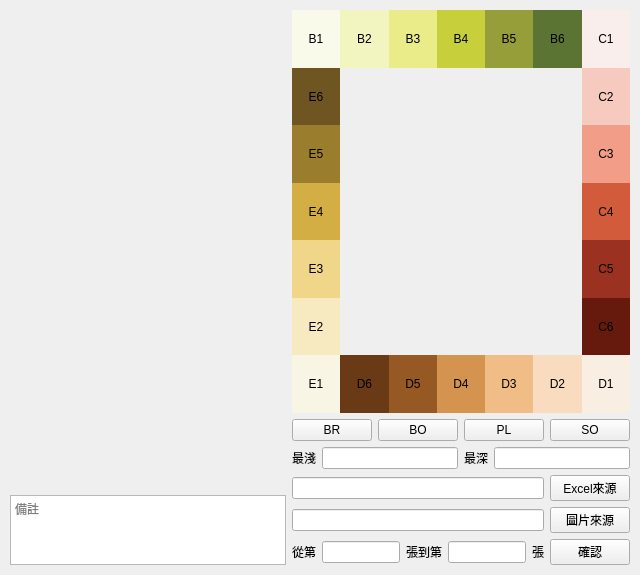
<?xml version="1.0" encoding="UTF-8"?>
<ui version="4.0">
 <class>coral_watch</class>
 <widget class="QWidget" name="coral_watch">
  <property name="geometry">
   <rect>
    <x>0</x>
    <y>0</y>
    <width>640</width>
    <height>575</height>
   </rect>
  </property>
  <property name="sizePolicy">
   <sizepolicy hsizetype="Minimum" vsizetype="Minimum">
    <horstretch>0</horstretch>
    <verstretch>0</verstretch>
   </sizepolicy>
  </property>
  <property name="minimumSize">
   <size>
    <width>640</width>
    <height>575</height>
   </size>
  </property>
  <property name="windowTitle">
   <string>Coral Watch</string>
  </property>
  <layout class="QHBoxLayout" name="horizontalLayout_3" stretch="1,1">
   <property name="leftMargin">
    <number>10</number>
   </property>
   <property name="topMargin">
    <number>10</number>
   </property>
   <property name="rightMargin">
    <number>10</number>
   </property>
   <property name="bottomMargin">
    <number>10</number>
   </property>
   <item>
    <layout class="QVBoxLayout" name="left_work_area" stretch="10,1">
     <item>
      <widget class="QLabel" name="coral_picture">
       <property name="sizePolicy">
        <sizepolicy hsizetype="Preferred" vsizetype="Preferred">
         <horstretch>0</horstretch>
         <verstretch>0</verstretch>
        </sizepolicy>
       </property>
       <property name="styleSheet">
        <string notr="true">QLabel {
	color: rgb(255, 0, 0);
}</string>
       </property>
       <property name="text">
        <string/>
       </property>
      </widget>
     </item>
     <item>
      <widget class="QTextEdit" name="remark">
       <property name="html">
        <string>&lt;!DOCTYPE HTML PUBLIC &quot;-//W3C//DTD HTML 4.0//EN&quot; &quot;http://www.w3.org/TR/REC-html40/strict.dtd&quot;&gt;
&lt;html&gt;&lt;head&gt;&lt;meta name=&quot;qrichtext&quot; content=&quot;1&quot; /&gt;&lt;meta charset=&quot;utf-8&quot; /&gt;&lt;style type=&quot;text/css&quot;&gt;
p, li { white-space: pre-wrap; }
hr { height: 1px; border-width: 0; }
li.unchecked::marker { content: &quot;\2610&quot;; }
li.checked::marker { content: &quot;\2612&quot;; }
&lt;/style&gt;&lt;/head&gt;&lt;body style=&quot; font-family:'Microsoft JhengHei UI'; font-size:9pt; font-weight:400; font-style:normal;&quot;&gt;
&lt;p style=&quot;-qt-paragraph-type:empty; margin-top:0px; margin-bottom:0px; margin-left:0px; margin-right:0px; -qt-block-indent:0; text-indent:0px;&quot;&gt;&lt;br /&gt;&lt;/p&gt;&lt;/body&gt;&lt;/html&gt;</string>
       </property>
       <property name="placeholderText">
        <string>備註</string>
       </property>
      </widget>
     </item>
    </layout>
   </item>
   <item>
    <layout class="QVBoxLayout" name="right_work_area" stretch="10,0,0,1,1,0">
     <property name="spacing">
      <number>6</number>
     </property>
     <item>
      <layout class="QGridLayout" name="coralwatch_chart" rowstretch="1,1,1,1,1,1,1" columnstretch="1,1,1,1,1,1,1">
       <property name="spacing">
        <number>0</number>
       </property>
       <item row="4" column="6">
        <widget class="QPushButton" name="C5">
         <property name="sizePolicy">
          <sizepolicy hsizetype="Preferred" vsizetype="Preferred">
           <horstretch>0</horstretch>
           <verstretch>0</verstretch>
          </sizepolicy>
         </property>
         <property name="styleSheet">
          <string notr="true">QPushButton {
    border: none;      
    border-radius: 0px;   
    background-color: #9b3120; 
}</string>
         </property>
         <property name="text">
          <string>C5</string>
         </property>
         <property name="autoDefault">
          <bool>false</bool>
         </property>
        </widget>
       </item>
       <item row="6" column="0">
        <widget class="QPushButton" name="E1">
         <property name="sizePolicy">
          <sizepolicy hsizetype="Preferred" vsizetype="Preferred">
           <horstretch>0</horstretch>
           <verstretch>0</verstretch>
          </sizepolicy>
         </property>
         <property name="styleSheet">
          <string notr="true">QPushButton {
    border: none;      
    border-radius: 0px;   
    background-color: #f8f5e5; 
}</string>
         </property>
         <property name="text">
          <string>E1</string>
         </property>
         <property name="autoDefault">
          <bool>false</bool>
         </property>
        </widget>
       </item>
       <item row="2" column="6">
        <widget class="QPushButton" name="C3">
         <property name="sizePolicy">
          <sizepolicy hsizetype="Preferred" vsizetype="Preferred">
           <horstretch>0</horstretch>
           <verstretch>0</verstretch>
          </sizepolicy>
         </property>
         <property name="styleSheet">
          <string notr="true">QPushButton {
    border: none;      
    border-radius: 0px;   
    background-color: #f29d88; 
}</string>
         </property>
         <property name="text">
          <string>C3</string>
         </property>
         <property name="autoDefault">
          <bool>false</bool>
         </property>
        </widget>
       </item>
       <item row="6" column="6">
        <widget class="QPushButton" name="D1">
         <property name="sizePolicy">
          <sizepolicy hsizetype="Preferred" vsizetype="Preferred">
           <horstretch>0</horstretch>
           <verstretch>0</verstretch>
          </sizepolicy>
         </property>
         <property name="styleSheet">
          <string notr="true">QPushButton {
    border: none;      
    border-radius: 0px;   
    background-color: #f8eee1; 
}</string>
         </property>
         <property name="text">
          <string>D1</string>
         </property>
         <property name="autoDefault">
          <bool>false</bool>
         </property>
        </widget>
       </item>
       <item row="1" column="6">
        <widget class="QPushButton" name="C2">
         <property name="sizePolicy">
          <sizepolicy hsizetype="Preferred" vsizetype="Preferred">
           <horstretch>0</horstretch>
           <verstretch>0</verstretch>
          </sizepolicy>
         </property>
         <property name="styleSheet">
          <string notr="true">QPushButton {
    border: none;      
    border-radius: 0px;   
    background-color: #f7cac0; 
}</string>
         </property>
         <property name="text">
          <string>C2</string>
         </property>
         <property name="autoDefault">
          <bool>false</bool>
         </property>
        </widget>
       </item>
       <item row="5" column="6">
        <widget class="QPushButton" name="C6">
         <property name="sizePolicy">
          <sizepolicy hsizetype="Preferred" vsizetype="Preferred">
           <horstretch>0</horstretch>
           <verstretch>0</verstretch>
          </sizepolicy>
         </property>
         <property name="styleSheet">
          <string notr="true">QPushButton {
    border: none;      
    border-radius: 0px;   
    background-color: #651a0d; 
}</string>
         </property>
         <property name="text">
          <string>C6</string>
         </property>
         <property name="autoDefault">
          <bool>false</bool>
         </property>
        </widget>
       </item>
       <item row="1" column="0">
        <widget class="QPushButton" name="E6">
         <property name="sizePolicy">
          <sizepolicy hsizetype="Preferred" vsizetype="Preferred">
           <horstretch>0</horstretch>
           <verstretch>0</verstretch>
          </sizepolicy>
         </property>
         <property name="styleSheet">
          <string notr="true">QPushButton {
    border: none;      
    border-radius: 0px;   
    background-color: #6f5521; 
}</string>
         </property>
         <property name="text">
          <string>E6</string>
         </property>
         <property name="autoDefault">
          <bool>false</bool>
         </property>
        </widget>
       </item>
       <item row="6" column="3">
        <widget class="QPushButton" name="D4">
         <property name="sizePolicy">
          <sizepolicy hsizetype="Preferred" vsizetype="Preferred">
           <horstretch>0</horstretch>
           <verstretch>0</verstretch>
          </sizepolicy>
         </property>
         <property name="styleSheet">
          <string notr="true">QPushButton {
    border: none;      
    border-radius: 0px;   
    background-color: #d4944f; 
}</string>
         </property>
         <property name="text">
          <string>D4</string>
         </property>
         <property name="autoDefault">
          <bool>false</bool>
         </property>
        </widget>
       </item>
       <item row="6" column="1">
        <widget class="QPushButton" name="D6">
         <property name="sizePolicy">
          <sizepolicy hsizetype="Preferred" vsizetype="Preferred">
           <horstretch>0</horstretch>
           <verstretch>0</verstretch>
          </sizepolicy>
         </property>
         <property name="styleSheet">
          <string notr="true">QPushButton {
    border: none;      
    border-radius: 0px;   
    background-color: #6a3916; 
}</string>
         </property>
         <property name="text">
          <string>D6</string>
         </property>
         <property name="autoDefault">
          <bool>false</bool>
         </property>
        </widget>
       </item>
       <item row="0" column="5">
        <widget class="QPushButton" name="B6">
         <property name="sizePolicy">
          <sizepolicy hsizetype="Preferred" vsizetype="Preferred">
           <horstretch>0</horstretch>
           <verstretch>0</verstretch>
          </sizepolicy>
         </property>
         <property name="minimumSize">
          <size>
           <width>0</width>
           <height>0</height>
          </size>
         </property>
         <property name="maximumSize">
          <size>
           <width>16777215</width>
           <height>16777215</height>
          </size>
         </property>
         <property name="styleSheet">
          <string notr="true">QPushButton {
    border: none;      
    border-radius: 0px;   
    background-color: #5b7434; 
}</string>
         </property>
         <property name="text">
          <string>B6</string>
         </property>
         <property name="autoDefault">
          <bool>false</bool>
         </property>
        </widget>
       </item>
       <item row="4" column="0">
        <widget class="QPushButton" name="E3">
         <property name="sizePolicy">
          <sizepolicy hsizetype="Preferred" vsizetype="Preferred">
           <horstretch>0</horstretch>
           <verstretch>0</verstretch>
          </sizepolicy>
         </property>
         <property name="styleSheet">
          <string notr="true">QPushButton {
    border: none;      
    border-radius: 0px;   
    background-color: #f0d688; 
}</string>
         </property>
         <property name="text">
          <string>E3</string>
         </property>
         <property name="autoDefault">
          <bool>false</bool>
         </property>
        </widget>
       </item>
       <item row="0" column="3">
        <widget class="QPushButton" name="B4">
         <property name="sizePolicy">
          <sizepolicy hsizetype="Preferred" vsizetype="Preferred">
           <horstretch>0</horstretch>
           <verstretch>0</verstretch>
          </sizepolicy>
         </property>
         <property name="minimumSize">
          <size>
           <width>0</width>
           <height>0</height>
          </size>
         </property>
         <property name="maximumSize">
          <size>
           <width>16777215</width>
           <height>16777215</height>
          </size>
         </property>
         <property name="styleSheet">
          <string notr="true">QPushButton {
    border: none;      
    border-radius: 0px;   
    background-color: #c7cf3a; 
}</string>
         </property>
         <property name="text">
          <string>B4</string>
         </property>
         <property name="autoDefault">
          <bool>false</bool>
         </property>
        </widget>
       </item>
       <item row="0" column="0">
        <widget class="QPushButton" name="B1">
         <property name="enabled">
          <bool>true</bool>
         </property>
         <property name="sizePolicy">
          <sizepolicy hsizetype="Preferred" vsizetype="Preferred">
           <horstretch>0</horstretch>
           <verstretch>0</verstretch>
          </sizepolicy>
         </property>
         <property name="minimumSize">
          <size>
           <width>0</width>
           <height>0</height>
          </size>
         </property>
         <property name="maximumSize">
          <size>
           <width>16777215</width>
           <height>16777215</height>
          </size>
         </property>
         <property name="font">
          <font>
           <pointsize>9</pointsize>
          </font>
         </property>
         <property name="styleSheet">
          <string notr="true">QPushButton {
    border: none;      
    border-radius: 0px;   
    background-color: #f9faea; 
}</string>
         </property>
         <property name="text">
          <string>B1</string>
         </property>
         <property name="autoDefault">
          <bool>false</bool>
         </property>
        </widget>
       </item>
       <item row="0" column="2">
        <widget class="QPushButton" name="B3">
         <property name="sizePolicy">
          <sizepolicy hsizetype="Preferred" vsizetype="Preferred">
           <horstretch>0</horstretch>
           <verstretch>0</verstretch>
          </sizepolicy>
         </property>
         <property name="minimumSize">
          <size>
           <width>0</width>
           <height>0</height>
          </size>
         </property>
         <property name="maximumSize">
          <size>
           <width>16777215</width>
           <height>16777215</height>
          </size>
         </property>
         <property name="styleSheet">
          <string notr="true">QPushButton {
    border: none;      
    border-radius: 0px;   
    background-color: #e9ec89; 
}</string>
         </property>
         <property name="text">
          <string>B3</string>
         </property>
         <property name="autoDefault">
          <bool>false</bool>
         </property>
        </widget>
       </item>
       <item row="3" column="0">
        <widget class="QPushButton" name="E4">
         <property name="sizePolicy">
          <sizepolicy hsizetype="Preferred" vsizetype="Preferred">
           <horstretch>0</horstretch>
           <verstretch>0</verstretch>
          </sizepolicy>
         </property>
         <property name="styleSheet">
          <string notr="true">QPushButton {
    border: none;      
    border-radius: 0px;   
    background-color: #d2ae45; 
}</string>
         </property>
         <property name="text">
          <string>E4</string>
         </property>
         <property name="autoDefault">
          <bool>false</bool>
         </property>
        </widget>
       </item>
       <item row="0" column="6">
        <widget class="QPushButton" name="C1">
         <property name="sizePolicy">
          <sizepolicy hsizetype="Preferred" vsizetype="Preferred">
           <horstretch>0</horstretch>
           <verstretch>0</verstretch>
          </sizepolicy>
         </property>
         <property name="minimumSize">
          <size>
           <width>0</width>
           <height>0</height>
          </size>
         </property>
         <property name="maximumSize">
          <size>
           <width>16777215</width>
           <height>16777215</height>
          </size>
         </property>
         <property name="styleSheet">
          <string notr="true">QPushButton {
    border: none;      
    border-radius: 0px;   
    background-color: #f9eeeb; 
}</string>
         </property>
         <property name="text">
          <string>C1</string>
         </property>
         <property name="autoDefault">
          <bool>false</bool>
         </property>
        </widget>
       </item>
       <item row="3" column="6">
        <widget class="QPushButton" name="C4">
         <property name="sizePolicy">
          <sizepolicy hsizetype="Preferred" vsizetype="Preferred">
           <horstretch>0</horstretch>
           <verstretch>0</verstretch>
          </sizepolicy>
         </property>
         <property name="styleSheet">
          <string notr="true">QPushButton {
    border: none;      
    border-radius: 0px;   
    background-color: #d15b3a; 
}</string>
         </property>
         <property name="text">
          <string>C4</string>
         </property>
         <property name="autoDefault">
          <bool>false</bool>
         </property>
        </widget>
       </item>
       <item row="5" column="0">
        <widget class="QPushButton" name="E2">
         <property name="sizePolicy">
          <sizepolicy hsizetype="Preferred" vsizetype="Preferred">
           <horstretch>0</horstretch>
           <verstretch>0</verstretch>
          </sizepolicy>
         </property>
         <property name="styleSheet">
          <string notr="true">QPushButton {
    border: none;      
    border-radius: 0px;   
    background-color: #f7eac0; 
}</string>
         </property>
         <property name="text">
          <string>E2</string>
         </property>
         <property name="autoDefault">
          <bool>false</bool>
         </property>
        </widget>
       </item>
       <item row="0" column="1">
        <widget class="QPushButton" name="B2">
         <property name="sizePolicy">
          <sizepolicy hsizetype="Preferred" vsizetype="Preferred">
           <horstretch>0</horstretch>
           <verstretch>0</verstretch>
          </sizepolicy>
         </property>
         <property name="minimumSize">
          <size>
           <width>0</width>
           <height>0</height>
          </size>
         </property>
         <property name="maximumSize">
          <size>
           <width>16777215</width>
           <height>16777215</height>
          </size>
         </property>
         <property name="styleSheet">
          <string notr="true">QPushButton {
    border: none;      
    border-radius: 0px;   
    background-color: #f3f5c1; 
}</string>
         </property>
         <property name="text">
          <string>B2</string>
         </property>
         <property name="autoDefault">
          <bool>false</bool>
         </property>
        </widget>
       </item>
       <item row="2" column="0">
        <widget class="QPushButton" name="E5">
         <property name="sizePolicy">
          <sizepolicy hsizetype="Preferred" vsizetype="Preferred">
           <horstretch>0</horstretch>
           <verstretch>0</verstretch>
          </sizepolicy>
         </property>
         <property name="styleSheet">
          <string notr="true">QPushButton {
    border: none;      
    border-radius: 0px;   
    background-color: #9b7d2e; 
}</string>
         </property>
         <property name="text">
          <string>E5</string>
         </property>
         <property name="autoDefault">
          <bool>false</bool>
         </property>
        </widget>
       </item>
       <item row="6" column="4">
        <widget class="QPushButton" name="D3">
         <property name="sizePolicy">
          <sizepolicy hsizetype="Preferred" vsizetype="Preferred">
           <horstretch>0</horstretch>
           <verstretch>0</verstretch>
          </sizepolicy>
         </property>
         <property name="styleSheet">
          <string notr="true">QPushButton {
    border: none;      
    border-radius: 0px;   
    background-color: #f0bd87; 
}</string>
         </property>
         <property name="text">
          <string>D3</string>
         </property>
         <property name="autoDefault">
          <bool>false</bool>
         </property>
        </widget>
       </item>
       <item row="0" column="4">
        <widget class="QPushButton" name="B5">
         <property name="sizePolicy">
          <sizepolicy hsizetype="Preferred" vsizetype="Preferred">
           <horstretch>0</horstretch>
           <verstretch>0</verstretch>
          </sizepolicy>
         </property>
         <property name="minimumSize">
          <size>
           <width>0</width>
           <height>0</height>
          </size>
         </property>
         <property name="maximumSize">
          <size>
           <width>16777215</width>
           <height>16777215</height>
          </size>
         </property>
         <property name="styleSheet">
          <string notr="true">QPushButton {
    border: none;      
    border-radius: 0px;   
    background-color: #969e39; 
}</string>
         </property>
         <property name="text">
          <string>B5</string>
         </property>
         <property name="autoDefault">
          <bool>false</bool>
         </property>
        </widget>
       </item>
       <item row="6" column="5">
        <widget class="QPushButton" name="D2">
         <property name="sizePolicy">
          <sizepolicy hsizetype="Preferred" vsizetype="Preferred">
           <horstretch>0</horstretch>
           <verstretch>0</verstretch>
          </sizepolicy>
         </property>
         <property name="styleSheet">
          <string notr="true">QPushButton {
    border: none;      
    border-radius: 0px;   
    background-color: #f9dcbf; 
}</string>
         </property>
         <property name="text">
          <string>D2</string>
         </property>
         <property name="autoDefault">
          <bool>false</bool>
         </property>
        </widget>
       </item>
       <item row="6" column="2">
        <widget class="QPushButton" name="D5">
         <property name="sizePolicy">
          <sizepolicy hsizetype="Preferred" vsizetype="Preferred">
           <horstretch>0</horstretch>
           <verstretch>0</verstretch>
          </sizepolicy>
         </property>
         <property name="styleSheet">
          <string notr="true">QPushButton {
    border: none;      
    border-radius: 0px;   
    background-color: #975924; 
}</string>
         </property>
         <property name="text">
          <string>D5</string>
         </property>
         <property name="autoDefault">
          <bool>false</bool>
         </property>
        </widget>
       </item>
      </layout>
     </item>
     <item>
      <layout class="QHBoxLayout" name="type">
       <item>
        <widget class="QPushButton" name="branching">
         <property name="text">
          <string>BR</string>
         </property>
        </widget>
       </item>
       <item>
        <widget class="QPushButton" name="boulder">
         <property name="text">
          <string>BO</string>
         </property>
        </widget>
       </item>
       <item>
        <widget class="QPushButton" name="plate">
         <property name="text">
          <string>PL</string>
         </property>
        </widget>
       </item>
       <item>
        <widget class="QPushButton" name="soft">
         <property name="text">
          <string>SO</string>
         </property>
        </widget>
       </item>
      </layout>
     </item>
     <item>
      <layout class="QHBoxLayout" name="horizontalLayout">
       <item>
        <widget class="QLabel" name="lightest">
         <property name="text">
          <string>最淺</string>
         </property>
        </widget>
       </item>
       <item>
        <widget class="QLineEdit" name="lightest_color"/>
       </item>
       <item>
        <widget class="QLabel" name="darkest">
         <property name="text">
          <string>最深</string>
         </property>
        </widget>
       </item>
       <item>
        <widget class="QLineEdit" name="darkest_color">
         <property name="inputMask">
          <string/>
         </property>
        </widget>
       </item>
      </layout>
     </item>
     <item>
      <layout class="QHBoxLayout" name="excel">
       <item>
        <widget class="QLineEdit" name="excel_source"/>
       </item>
       <item>
        <widget class="QPushButton" name="excel_source_search">
         <property name="sizePolicy">
          <sizepolicy hsizetype="Minimum" vsizetype="Fixed">
           <horstretch>0</horstretch>
           <verstretch>0</verstretch>
          </sizepolicy>
         </property>
         <property name="text">
          <string>Excel來源</string>
         </property>
        </widget>
       </item>
      </layout>
     </item>
     <item>
      <layout class="QHBoxLayout" name="pitcure">
       <item>
        <widget class="QLineEdit" name="picture_source"/>
       </item>
       <item>
        <widget class="QPushButton" name="picture_source_search">
         <property name="text">
          <string>圖片來源</string>
         </property>
        </widget>
       </item>
      </layout>
     </item>
     <item>
      <layout class="QHBoxLayout" name="which_page">
       <item>
        <widget class="QLabel" name="from">
         <property name="text">
          <string>從第</string>
         </property>
        </widget>
       </item>
       <item>
        <widget class="QLineEdit" name="first"/>
       </item>
       <item>
        <widget class="QLabel" name="to">
         <property name="text">
          <string>張到第</string>
         </property>
        </widget>
       </item>
       <item>
        <widget class="QLineEdit" name="last"/>
       </item>
       <item>
        <widget class="QLabel" name="page">
         <property name="text">
          <string>張</string>
         </property>
        </widget>
       </item>
       <item>
        <widget class="QPushButton" name="confirm">
         <property name="text">
          <string>確認</string>
         </property>
        </widget>
       </item>
      </layout>
     </item>
    </layout>
   </item>
  </layout>
 </widget>
 <resources/>
 <connections/>
</ui>
